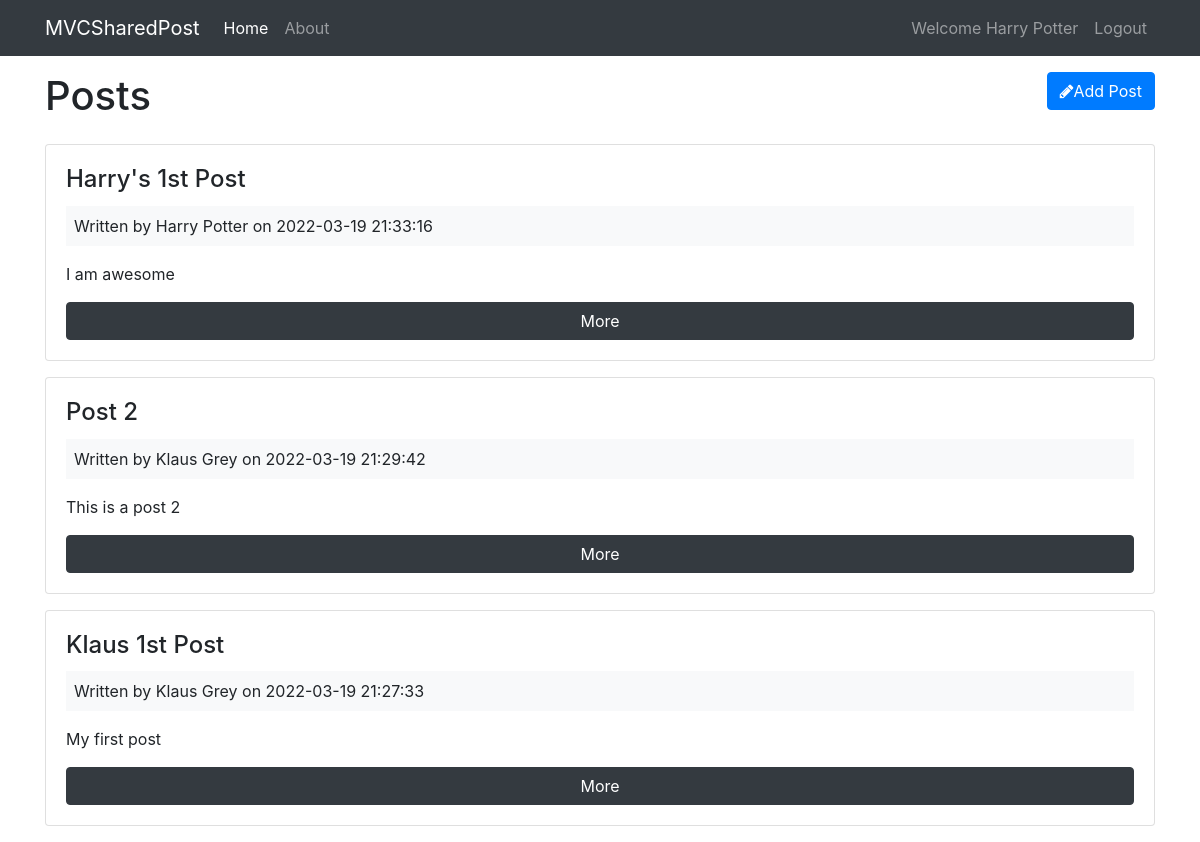
Page /posts/index (signed in) on the committed database.
### tables this page shows
CREATE TABLE `posts` (
  `id` int(11) NOT NULL,
  `user_id` int(11) NOT NULL,
  `title` varchar(255) NOT NULL,
  `body` text NOT NULL,
  `created_at` datetime NOT NULL DEFAULT current_timestamp()
);

CREATE TABLE `users` (
  `id` int(11) NOT NULL,
  `name` varchar(255) NOT NULL,
  `email` varchar(255) NOT NULL,
  `password` varchar(255) NOT NULL,
  `created_at` datetime NOT NULL DEFAULT current_timestamp()
);

### app/controllers/Posts.php (called while the page is built, shortened)
<?php
class Posts extends Controller
{
    private $postModel;
    public function __construct()
    {
        $this->postModel = $this->model('Post');
    }
    public function index()
    {
        $posts = $this->postModel->getPosts();
        $data = [
            'posts' => $posts
        ];
        $this->loadView('posts/index', $data);
    }
}

### app/libraries/core.php (called while the page is built, shortened)
<?php
class Core
{
    protected $currentMethod = "index";
    public function __construct()
    {
        $url = $this->getURL();
        if (isset($url[0])) {
            if (file_exists('../app/controllers/' . ucwords($url[0]) . '.php')) {
                unset($url[0]);
            }
        }
        $this->currentController = new $this->currentController;
        if (isset($url[1])) {
            if (method_exists($this->currentController, $url[1])) {
                $this->currentMethod = $url[1];
                unset($url[1]);
            }
        }
        $this->params = $url ? array_values($url) : [];
        call_user_func_array([$this->currentController, $this->currentMethod], $this->params);
    }
    public function getURL()
    {
        if (isset($_GET['url'])) {
            $url = trim($_GET['url'], '/');
            $url = filter_var($url, FILTER_SANITIZE_URL);
            $url = explode('/', $url);
            return $url;
        }
    }
}

### public/index.php (called while the page is built, shortened)
<?php
$obj_core = new Core();

### app/libraries/database.php (called while the page is built, shortened)
<?php
class Database
{
    private $host = DB_HOST;
    private $user = DB_USER;
    private $pass = DB_PASSWORD;
    private $dbname = DB_NAME;
    private $dbh;
    private $stmnt;
    public function __construct()
    {
        $dsn = "mysql:host={$this->host};dbname={$this->dbname}";
        $option = array(
            PDO::ATTR_PERSISTENT => true,
            PDO::ATTR_ERRMODE => PDO::ERRMODE_EXCEPTION
        );
        try {
            $this->dbh = new PDO($dsn, $this->user, $this->pass, $option);
        } catch (PDOException $e) {
            $this->error = $e->getMessage();
            echo $this->error;
        }
    }
    public function query($sql)
    {
        $this->stmnt = $this->dbh->prepare($sql);
    }
    public function execute()
    {
        return $this->stmnt->execute();
    }
    public function resultSet()
    {
        $this->execute();
        return $this->stmnt->fetchAll(PDO::FETCH_OBJ);
    }
}

### app/models/Post.php (called while the page is built, shortened)
<?php
class Post
{
    private $db;
    public function __construct()
    {
        $this->db = new Database();
    }
    public function getPosts()
    {
        $this->db->query("
        SELECT *, posts.id as postId, users.id as userId, posts.created_at as postCreatedAt, users.created_at as userCreatedAt
        FROM posts
        INNER JOIN users
        ON posts.user_id = users.id
        ORDER BY posts.created_at DESC
        ");
        $result = $this->db->resultSet();
        return $result;
    }
}

### app/views/posts/index.php (the view, shortened to what this page needs)
<?php require APPROOT . '/views/includes/header.php'; ?>
<div class="row mb-3">
    <div class="col-md-6">
        <h1>Posts</h1>
    </div>
    <div class="col-md-6">
        <a href="<?php echo URLROOT; ?>/posts/add" class="btn btn-primary pull-right">
            <i class="fa fa-pencil"></i>Add Post
        </a>
    </div>
</div>
<?php if (count($data['posts']) > 0) : ?>
    <?php foreach ($data['posts'] as $post) : ?>
        <div class="card card-body mb-3">
            <h4 class="card-title">
                <?php echo $post->title; ?>
            </h4>
            <div class="bg-light p-2 mb-3">
                Written by <?php echo $post->name; ?> on <?php echo $post->postCreatedAt; ?>
            </div>
            <p class="card-text"><?php echo $post->body; ?></p>
            <a href="<?php echo URLROOT; ?>/posts/show/<?php echo $post->postId; ?>" class="btn btn-dark">More</a>
        </div>
    <?php endforeach; ?>
<?php endif; ?>
<?php require APPROOT . '/views/includes/footer.php'; ?>

### rows in the picture
posts: title "Harry's 1st Post", user.name "Harry Potter", created_at "2022-03-19 21:33:16", body "I am awesome"
posts: title "Post 2", user.name "Klaus Grey", created_at "2022-03-19 21:29:42", body "This is a post 2"
posts: title "Klaus 1st Post", user.name "Klaus Grey", created_at "2022-03-19 21:27:33", body "My first post"

### other values in the picture
SITENAME "MVCSharedPost"
$_SESSION['user_name'] "Harry Potter"
